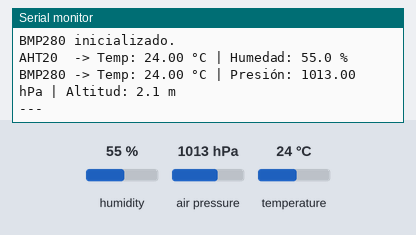
The sketch below on a simulated ESP32. Parts: the last lines printed to the serial monitor. The test bench sets the inputs (shaded band); at power-on: humidity 55 %, air pressure 1013 hPa, temperature 24 °C.

Above: at 1.2 s.
1.3 s: humidity set to 22 %
At 2.6 s:
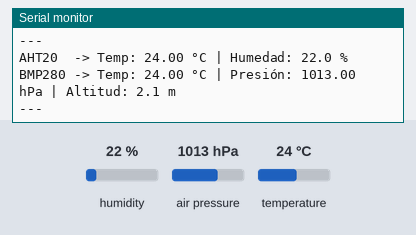
2.8 s: air pressure set to 952 hPa
4.3 s: temperature set to 12 °C
At 5.6 s:
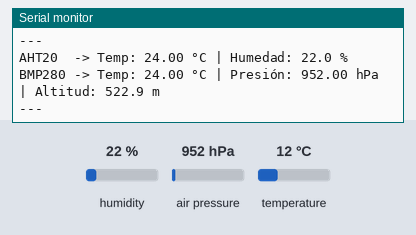

Measured:
- after the input at 1.3 s, the serial monitor: prints a new line after 0.87 s (image 1)

The sketch:

aht20_BMP280.ino
```cpp
#include <Wire.h>
#include <Adafruit_AHTX0.h>
#include <Adafruit_BMP280.h>

#define SDA_PIN 21
#define SCL_PIN 22
#define BMP_ADDR 0x76   // Cambiar a 0x77 si no se detecta

const float SEA_LEVEL_HPA = 1013.25; // Ajusta con la presión local a nivel del mar

Adafruit_AHTX0 aht;
Adafruit_BMP280 bmp;

void setup() {
  Serial.begin(115200);
  unsigned long t0 = millis();
  while (!Serial && millis() - t0 < 3000);

  Wire.begin(SDA_PIN, SCL_PIN);

  if (!aht.begin()) {
    Serial.println("Error: no se detecta el AHT20.");
    while (1) delay(1000);
  }
  Serial.println("AHT20 inicializado.");

  if (!bmp.begin(BMP_ADDR)) {
    Serial.println("Error: no se detecta el BMP280.");
    while (1) delay(1000);
  }
  bmp.setSampling(Adafruit_BMP280::MODE_NORMAL,
                  Adafruit_BMP280::SAMPLING_X2,
                  Adafruit_BMP280::SAMPLING_X16,
                  Adafruit_BMP280::FILTER_X16,
                  Adafruit_BMP280::STANDBY_MS_500);
  Serial.println("BMP280 inicializado.");
}

void loop() {
  sensors_event_t humidity, temp;
  aht.getEvent(&humidity, &temp);

  float pressure = bmp.readPressure() / 100.0F;
  float altitude = bmp.readAltitude(SEA_LEVEL_HPA);
  float tempBmp  = bmp.readTemperature();

  if (isnan(temp.temperature) || isnan(pressure)) {
    Serial.println("Lectura inválida, reintentando...");
    delay(2000);
    return;
  }

  Serial.printf("AHT20  -> Temp: %.2f °C | Humedad: %.1f %%\n",
                temp.temperature, humidity.relative_humidity);
  Serial.printf("BMP280 -> Temp: %.2f °C | Presión: %.2f hPa | Altitud: %.1f m\n",
                tempBmp, pressure, altitude);
  Serial.println("---");

  delay(2000);
}
```
